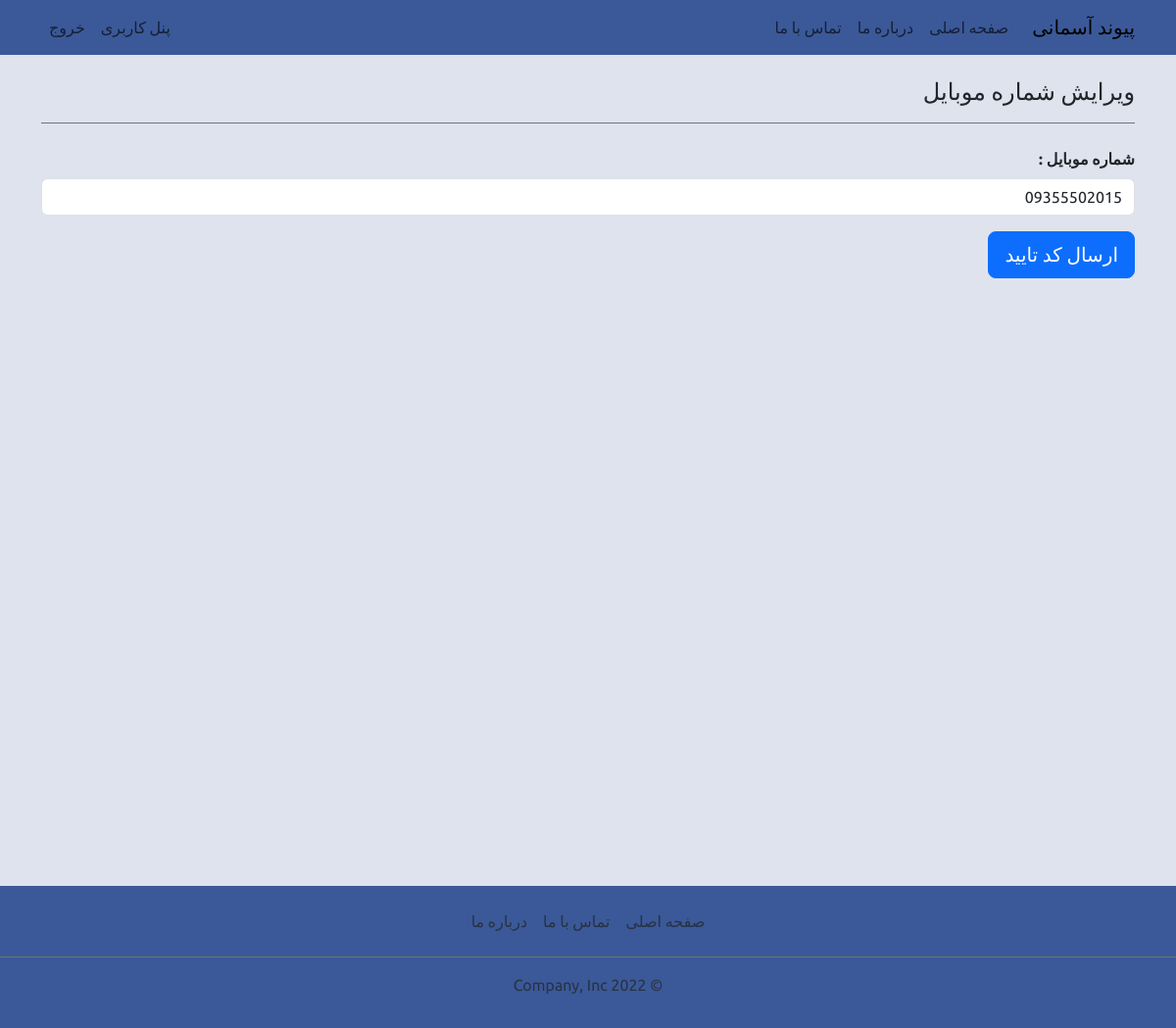
The app's page /phone_change/ (signed in), older data.
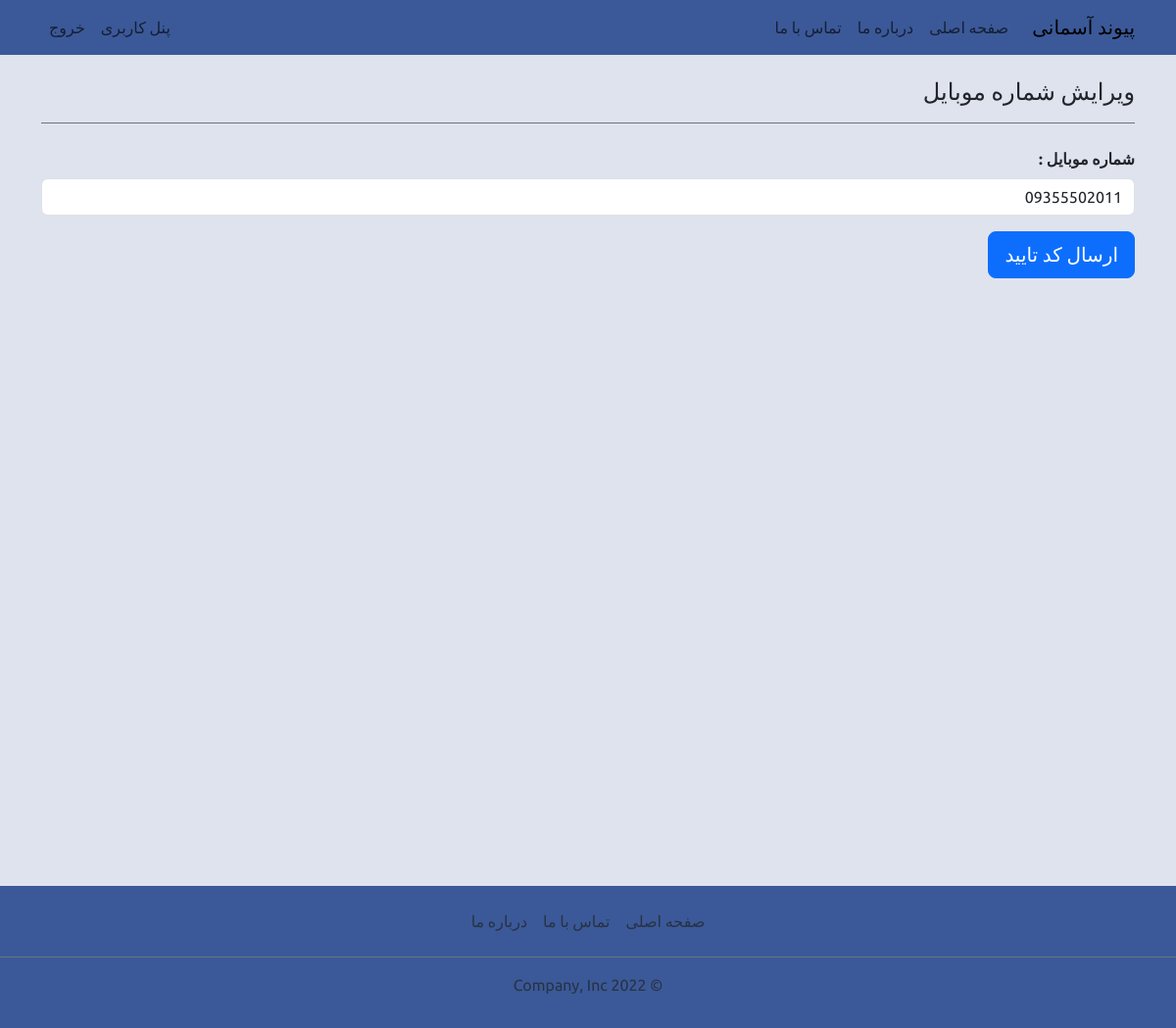
The same page, newer data.
### account/models.py (models this page shows, shortened)
class User(AbstractBaseUser):
    PHONE_REGEX = RegexValidator(regex=r"^09\d{9}$", message="شماره موبایل اشتباه میباشد")
    phone = models.CharField("شماره موبایل", max_length=11, unique=True, validators=[PHONE_REGEX])
    first_name = models.CharField("نام", max_length=100)
    last_name = models.CharField("نام خانوادگی", max_length=100)
    gender = models.CharField("جنسیت", max_length=1, choices=GENDER_CHOICES, default="1")
    is_active = models.BooleanField("فعال", default=True)
    is_superuser = models.BooleanField("مدیر", default=False)  # superuser
    is_admin = models.BooleanField("رابط", default=False)  # connector
    is_staff = models.BooleanField("کارشناس", default=False)  # expert
    joined_date = models.DateTimeField("تاریخ ثبت نام", auto_now_add=True)
    last_login = models.DateTimeField("تاریخ آخرین ورود", auto_now=True)
    objects = UserManager()
    USERNAME_FIELD = "phone"
    class Meta:
        db_table = "users"
        managed = True
        verbose_name = "کاربر"
        verbose_name_plural = "کاربران"

### account/views.py (the view)
# urls.py: path('phone_change/', views.phone_change, name='phone_change'),
def phone_change(request):
    name = "account/phone_change.html"
    title = "ویرایش شماره موبایل"
    if request.method == "POST":
        form = PhoneChangeForm(data=request.POST, instance=request.user)
        if form.is_valid():
            phone = form.cleaned_data["phone"]
            otp = randint(100000, 999999)
            request.session["phone"] = phone
            request.session["otp"] = otp
            otp_result = send_opt(phone, otp)
            messages.success(request, "کد تایید به شماره موبایل شما ارسال شد")
            return redirect("account:phone_change_verify")
        else:
            messages.error(request, "شماره موبایل وارد شده اشتباه است")
    else:
        form = PhoneChangeForm(instance=request.user)
    context = {"title": title, "form": form}
    return render(request, name, context)

### account/forms.py (shortened to what this page needs)
class PhoneChangeForm(forms.ModelForm):
    class Meta:
        model = User
        fields = ("phone",)
        widgets = {
            "phone": forms.TextInput(attrs={"class": "form-control"}),
        }

### templates/account/phone_change.html (shortened to what this page needs)
{% extends "base.html" %}
{% block header %}
{% include "navbar.html" %}
{% endblock header %}
{% block content %}
<div class="container">
  <h4 class="border-bottom border-secondary my-4 pb-3">{{ title }}</h4>
  <form method="post">
    {% include "form.html" with form=form %}
    <button type="submit" class="btn btn-primary btn-lg">ارسال کد تایید</button>
  </form>
</div>
{% endblock content %}
{% block footer %}
{% include "footer.html" %}
{% endblock footer %}

### templates/form.html (shortened to what this page needs)
{% for field in form %}
<div class="mb-3">
  <label for="{{ field.id_for_label }}" class="form-label">
    <b>{{ field.label }} :</b>
  </label>
  {{ field }}
</div>
{% endfor %}

Row changes from the older to the newer data that the page shows:
changed User: phone "09355502015" → "09355502011"
